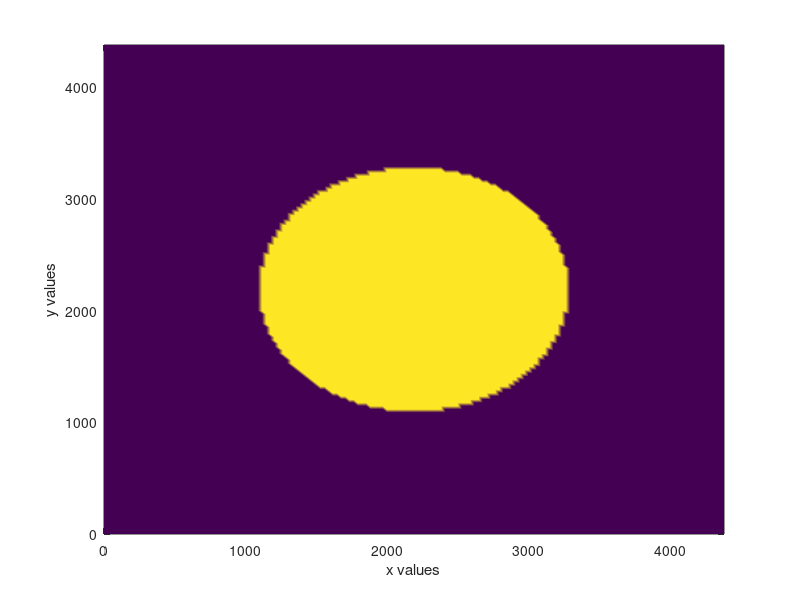

Write MATLAB code to recreate this figure. (Note: this script raises an error after producing the figure.)
% Define constants
L_left = 0;
L_right = 4380;
nx = 150;
ny = nx;
dx = (L_right - L_left) / (nx - 1);
dy = dx;
h = dx;

% Define Mesh
x = linspace(L_left, L_right, nx);
y = linspace(L_left, L_right, ny);
[X, Y] = meshgrid(x, y);
M = length(x);

% Time Steps
dt = 1/3;
N_t = 77;       % Total time steps
N_point = nx * ny;    % Total grid points

%% Parameteres 
% free of PINN
D_0_pinn = 764;
r_pinn = 0.6;
K_pinn = 2977;
% free of MLE
D_0_mle = 3416;
r_mle = 0.3223;
K_mle = 2682;

% fixed
alpha = 1;
beta = 1;
gamma = 1;
eta = 0;

% Initialize the concentration field
U_pinn = zeros(ny,nx);
U_mle = U_pinn;

% Circular initial condition
U_pinn = sqrt((X-L_right/2).^2 + (Y-L_right/2).^2) < 0.25*L_right;
U_mle = U_pinn;
U_pinn = U_pinn*K_pinn;
U_mle = U_mle*K_mle;

% Plot initial condition
figure
pcolor(X, Y, U_pinn); shading interp;
hold on
xlabel('x values');
ylabel('y values');

% Flatten grid for vectorized operations
U_pinn = U_pinn(:);
U_mle = U_mle(:);

% Define the coefficients for PINN
D_pinn = @(U) D_0_pinn*(U/K_pinn).^eta;
f_pinn = @(U) r_pinn*U.^alpha.*(abs(1-(U/K_pinn)).^gamma).^beta.*sign(1-(U/K_pinn));

% Define the coefficients for MLE
D_mle = @(U) D_0_mle*(U/K_mle).^eta;
f_mle = @(U) r_mle*U.^alpha.*(abs(1-(U/K_mle)).^gamma).^beta.*sign(1-(U/K_mle));

% Construct the finite volume matrices
I = speye(nx * ny);
e = ones(nx, 1);
Lx = spdiags([e -2*e e], [-1 0 1], nx, nx);
Ly = spdiags([e -2*e e], [-1 0 1], ny, ny);

% Apply zero Neumann boundary conditions
Lx(1, 2) = 2; Lx(nx, nx-1) = 2; % Neumann BC
Ly(1, 2) = 2; Ly(ny, ny-1) = 2; % Neumann BC

Dx = kron(I(1:ny, 1:ny), Lx) / dx^2;
Dy = kron(Ly, I(1:nx, 1:nx)) / dy^2;
Lap = Dx + Dy;

% Time stepping loop
U_pinn_total = zeros(N_point*N_t,1);
for n = 1:N_t
    D_U_pinn = D_pinn(U_pinn);
    A_left = I - dt / 2 * spdiags(D_U_pinn, 0, nx * ny, nx * ny) * Lap;
    A_right = I + dt / 2 * spdiags(D_U_pinn, 0, nx * ny, nx * ny) * Lap;

    % Compute the source term at the current time step
    f_U_pinn = f_pinn(U_pinn);
    
    % Compute the right-hand side
    b_pinn = A_right*U_pinn + dt*f_U_pinn;
    
    % Solve the linear system for the next time step
    U_pinn = A_left \ b_pinn;
    U_pinn_total((i - 1) * N_point + 1:i * N_point) = U_pinn;
end

for n = 1:N_t
    D_U_mle = D_mle(U_mle);
    A_left = I - dt / 2 * spdiags(D_U_mle, 0, nx * ny, nx * ny) * Lap;
    A_right = I + dt / 2 * spdiags(D_U_mle, 0, nx * ny, nx * ny) * Lap;

    % Compute the source term at the current time step
    f_U_mle = f_mle(U_mle);
    
    % Compute the right-hand side
    b_mle = A_right*U_mle + dt*f_U_mle;
    
    % Solve the linear system for the next time step
    U_mle = A_left \ b_mle;
end
% Plot at final time
figure
U_pinn = reshape(U_pinn, nx, ny);
pcolor(X, Y, U_pinn); shading interp;
xlabel('x values');
ylabel('y values');

% Compute error
U_pinn = reshape(U_pinn, nx*ny, 1);
U_exact = density(1:150,1:150,77);
U_exact(isnan(U_exact)) = 0;
U_exact = reshape(U_exact, 150*150, 1);
Error_pinn = sqrt(sum(((U_pinn - U_exact)).^2)/(nx*ny));
Error_mle = sqrt(sum(((U_mle - U_exact)).^2)/(nx*ny));

% Display results
disp(['Error_pinn: ', num2str(Error_pinn)]);
disp(['Error_mle: ', num2str(Error_mle)]);

% Create vector of experimental data at all time steps
U_total = zeros(N_point * N_t, 1);
for i = 1:N_t
    U = density(:, :, i);
    U(isnan(U)) = 0;  % Replace NaN values with 0
    U = reshape(U, N_point, 1);
    U_total((i - 1) * N_point + 1:i * N_point) = U;
end

% Calculate AIC & BIC
n = N_point*N_t;        % Number of data points
k = 944; % Number of parameters in the Neural Network
residuals = U_total - U_pinn_total; % Model residuals

% Compute log-likelihood assuming Gaussian errors
sigma2 = var(residuals);       % Variance of residuals
logL = -0.5 * n * log(2 * pi * sigma2) - 0.5 * sum(residuals.^2) / sigma2;

% Formula
AIC = 2 * k - 2 * logL;
BIC = k * log(n) - 2 * logL;

% Display results
disp(['AIC: ', num2str(AIC)]);
disp(['BIC: ', num2str(BIC)]);
